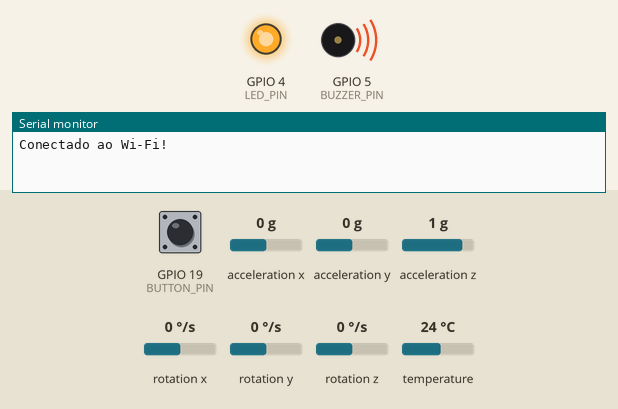
Recording of a program running on a simulated ESP32. Parts: output pins drawn as LEDs (lit = HIGH), buzzer (waves = sounding), the last lines printed to the serial monitor. Dashed ring = blinking. The inputs (shaded band) are chosen by the test bench; at power-on: GPIO 19 (BUTTON_PIN) HIGH, acceleration x 0 g, acceleration y 0 g, acceleration z 1 g, rotation x 0 °/s, rotation y 0 °/s, rotation z 0 °/s, temperature 24 °C. WiFi joins after 1.5 s; servers stay silent unless stated; EEPROM starts erased; no MQTT or app messages arrive unless stated.

Above: at 1.6 s.
At 3.9 s:
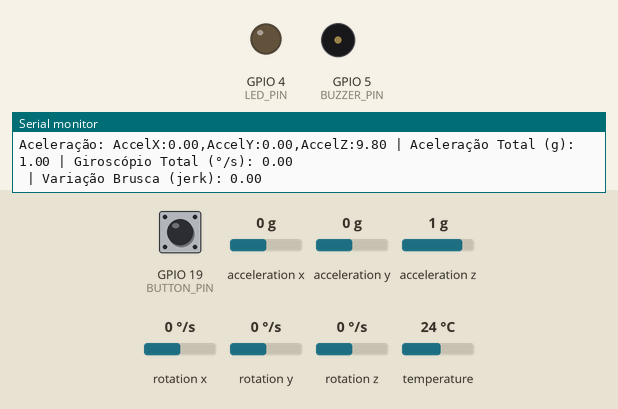
4.0 s: GPIO 19 (BUTTON_PIN) pulled LOW for 3.2 s
At 4.1 s:
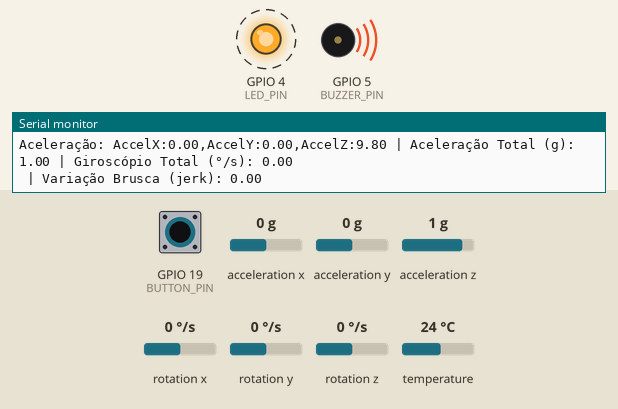
8.7 s: acceleration x set to -1.4 g
11.7 s: acceleration x set to 0.8 g
Timing chart, 0 to 14.7 s (numbered marks = the images above; inputs shaded):
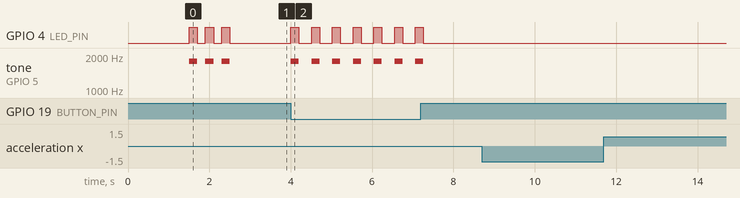

The program:

main.cpp
```cpp
#include <Wire.h>
#include <Adafruit_MPU6050.h>
#include <Adafruit_Sensor.h>
#include <WiFi.h>
#include <WiFiManager.h>
#include <PubSubClient.h>
#include <ArduinoJson.h>
#include <Preferences.h>
#include <SimpleKalmanFilter.h>
#include <math.h>

const char* mqtt_server = "maqiatto.com";  // Endereço do broker MQTT
const int mqtt_port = 1883; // Porta padrão do MQTT
const char* mqtt_user = "iago.almeida2@fatec.sp.gov.br";  // Usuario do MQTT
const char* mqtt_password = "S0gek1ng@732";  // Senha do MQTT
const char* topic_queda = "iago.almeida2@fatec.sp.gov.br/queda/alerta"; // Tópico onde os dados serão publicados
const char* serialNumber = "ESP32_001";

WiFiClient espClient;
PubSubClient client(espClient);

// Pinos para o buzzer e o LED
#define BUZZER_PIN 5
#define LED_PIN 4

// Pino do botão de emergência
#define BUTTON_PIN 19

// Variáveis para o controle de queda
bool quedaDetectada = false;
int fallCount = 0;

// Contadores para avaliação
int verdadeiroPositivo = 0;
int falsoPositivo = 0;
int verdadeiroNegativo = 0;
int falsoNegativo = 0;

// Variáveis de tempo
unsigned long lastSensorUpdate = 0; // Armazena o último tempo em que os sensores foram atualizados
unsigned long sensorUpdateInterval = 50; // Intervalo para a atualização do sensor (em milissegundos)

// Intervalo entre tentativas de reconexão
const long wifiReconnectInterval = 20000;  // Intervalo de 20 segundos para reconectar ao Wi-Fi
const long mqttReconnectInterval = 10000;  // Intervalo de 10 segundos para reconectar ao MQTT

unsigned long lastWiFiReconnectTime = 0;  // Armazena o tempo da última tentativa de reconexão Wi-Fi
unsigned long lastMQTTReconnectTime = 0;  // Armazena o tempo da última tentativa de reconexão MQTT

// Definições do intervalo de amostragem
const int sampleInterval = 100; // Intervalo de amostragem em milissegundos

// Variáveis para armazenar os valores anteriores (usadas para calcular a variação brusca)
float prevAccX = 0.0, prevAccY = 0.0, prevAccZ = 0.0;
float prevGyroX = 0.0, prevGyroY = 0.0, prevGyroZ = 0.0;

// Variáveis para armazenar os offsets dos sensores
float accOffsetX = 0.0, accOffsetY = 0.0, accOffsetZ = 0.0;
float gyroOffsetX = 0.0, gyroOffsetY = 0.0, gyroOffsetZ = 0.0;

// Limites para detecção de queda
const float fallAccelThreshold = 4.0;   // Ajuste para aceleração
const float fallGyroThreshold = 6.0;    // Ajuste para giroscópio
const float fallJerkThreshold = 100000.0; // Ajuste para jerk (mudar para um valor menor se muito sensível)

Adafruit_MPU6050 mpu;
Preferences preferences;

SimpleKalmanFilter kalmanAccX(0.05, 1.3, 0.01); // (Q, R, P)
SimpleKalmanFilter kalmanAccY(0.05, 1.3, 0.01);
SimpleKalmanFilter kalmanAccZ(0.05, 1.3, 0.01);

SimpleKalmanFilter kalmanGyroX(0.1, 0.2, 0.1);
SimpleKalmanFilter kalmanGyroY(0.1, 0.2, 0.1);
SimpleKalmanFilter kalmanGyroZ(0.1, 0.1, 0.1);

// Função para piscar o buzzer e LED
void blinkBuzzerAndLED(int times) {
  for (int i = 0; i < times; i++) {
    digitalWrite(LED_PIN, HIGH);    // Acende o LED
    tone(BUZZER_PIN, 1800);         // Emite som de 1800 Hz no buzzer
    delay(200);                     // Mantém os dois acesos por 200 ms
    digitalWrite(LED_PIN, LOW);     // Apaga o LED
    noTone(BUZZER_PIN);             // Desativa o buzzer
    delay(200);                     // Mantém os dois apagados por 200 ms
  }
}

// Função para reconectar ao MQTT
void reconnect() {
  while (!client.connected()) {
    Serial.print("Tentando conectar ao MQTT...");
    if (client.connect("ESP32_FallDetector", mqtt_user, mqtt_password)) {
      Serial.println("Conectado ao MQTT!");
    } else {
      Serial.print("Falha na conexão, rc=");
      Serial.print(client.state());
      Serial.println(" Tentando novamente em 5 segundos.");
      delay(5000);
    }
  }
}

// Função para configurar e conectar ao Wi-Fi
void setup_wifi() {
  Serial.begin(115200);

  // Conectar à rede Wi-Fi usando WiFiManager
  WiFiManager wifiManager;
  wifiManager.autoConnect("ESP32_FallDetector");

  Serial.println("Conectado ao Wi-Fi!");
  blinkBuzzerAndLED(3);  // Pisca o buzzer e LED 3 vezes quando conectado ao Wi-Fi
}

// Função para verificar a conexão Wi-Fi
void checkWiFiConnection() {
  if (WiFi.status() != WL_CONNECTED) {
    if (millis() - lastWiFiReconnectTime >= wifiReconnectInterval) {
      Serial.println("Wi-Fi desconectado! Tentando reconectar...");
      setup_wifi();  // Tenta reconectar ao Wi-Fi
      lastWiFiReconnectTime = millis();
    }
  } else {
    if (millis() - lastWiFiReconnectTime >= wifiReconnectInterval) {
      Serial.println("Wi-Fi conectado!");
      lastWiFiReconnectTime = millis();  // Atualiza o tempo da última mensagem
    }
  }
}

// Função para avaliar a detecção de queda
void evaluateFallDetection() {
  // Estruturas para armazenar os dados dos sensores
  sensors_event_t a, g, temp;
  mpu.getEvent(&a, &g, &temp); // Obtém os dados do acelerômetro e giroscópio

  // Aceleração (já em g, sem necessidade de dividir por 8192)
  float accX = a.acceleration.x - accOffsetX;
  float accY = a.acceleration.y - accOffsetY;
  float accZ = a.acceleration.z - accOffsetZ;

  // Cálculo de rotação do giroscópio (já em °/s, sem necessidade de dividir por 65.5)
  float gyroX = g.gyro.x - gyroOffsetX;
  float gyroY = g.gyro.y - gyroOffsetY;
  float gyroZ = g.gyro.z - gyroOffsetZ;


  // Aplica o filtro de Kalman no acelerômetro
  accX = kalmanAccX.updateEstimate(accX);
  accY = kalmanAccY.updateEstimate(accY);
  accZ = kalmanAccZ.updateEstimate(accZ);

  // Aplica o filtro de Kalman no giroscópio
  gyroX = kalmanGyroX.updateEstimate(gyroX);
  gyroY = kalmanGyroY.updateEstimate(gyroY);
  gyroZ = kalmanGyroZ.updateEstimate(gyroZ);

  // Cálculo da variação brusca (jerk) para detecção de queda
  float jerkX = (accX - prevAccX) / (sampleInterval / 1000.0);  // Variação de aceleração no eixo X
  float jerkY = (accY - prevAccY) / (sampleInterval / 1000.0);  // Variação de aceleração no eixo Y
  float jerkZ = (accZ - prevAccZ) / (sampleInterval / 1000.0);  // Variação de aceleração no eixo Z
  float jerkTotal = jerkX * jerkX + jerkY * jerkY + jerkZ * jerkZ;  // Magnitude total do jerk

  // Cálculo da aceleração total (magnitude)
  float accelTotal = sqrt(accX * accX + accY * accY + accZ * accZ) / 9.81;

  // Cálculo da rotação total do giroscópio (magnitude)
  float gyroTotal = sqrt(gyroX * gyroX + gyroY * gyroY + gyroZ * gyroZ);

  // Imprime os dados do acelerômetro e giroscópio no monitor serial
  Serial.print("Aceleração: ");

  Serial.print("AccelX:");
  Serial.print(accX);
  Serial.print(",");
  Serial.print("AccelY:");
  Serial.print(accY);
  Serial.print(",");
  Serial.print("AccelZ:");
  Serial.print(accZ);


  // Serial.print(" | Giroscópio: ");

  // Serial.print("GyroX:");
  // Serial.print(gyroX);
  // Serial.print(",");
  // Serial.print("GyroY:");
  // Serial.print(gyroY);
  // Serial.print(",");
  // Serial.print("GyroZ:");
  // Serial.print(gyroZ);
  // Serial.println("");

  Serial.print(" | Aceleração Total (g): ");
  Serial.print(accelTotal);
  Serial.print(" | Giroscópio Total (°/s): ");
  Serial.println(gyroTotal);
  Serial.print(" | Variação Brusca (jerk): ");
  Serial.println(jerkTotal);

  // Verificação de queda
  if (accelTotal > fallAccelThreshold && gyroTotal > fallGyroThreshold && jerkTotal > fallJerkThreshold) {
    if (!quedaDetectada) {
      Serial.println("Queda detectada!");
      quedaDetectada = true;
      blinkBuzzerAndLED(2);
      fallCount++;
      sendEventToAPI("queda", true, false, accX, accY, accZ, gyroX, gyroY, gyroZ);
      Serial.println("Status enviado!");
    }
  } else {
    quedaDetectada = false;  // Reseta a detecção
  }

  // Atualiza os valores anteriores de aceleração e giroscópio
  prevAccX = accX;
  prevAccY = accY;
  prevAccZ = accZ;
  prevGyroX = gyroX;
  prevGyroY = gyroY;
  prevGyroZ = gyroZ;
}


// Função para enviar dados para o API MQTT (usada para queda e emergência)
void sendEventToAPI(const String& eventType, bool isFall, bool isImpact,
                    float ax, float ay, float az,
                    float gx, float gy, float gz) {

  if (!client.connected()) {
    Serial.println("MQTT não está conectado. Tentando reconectar...");
    reconnect();
    if (!client.connected()) {
      Serial.println("Falha ao conectar ao MQTT, não será possível enviar dados.");
      return;
    }
  }

  unsigned long currentMillis = millis();
  if (currentMillis - lastMQTTReconnectTime >= 5000) {
    StaticJsonDocument<256> doc;
    doc["serial_number"] = "ESP32_001";
    doc["event_type"] = eventType;
    doc["is_fall"] = isFall;
    doc["is_impact"] = isImpact;

    JsonObject acceleration = doc.createNestedObject("acceleration");
    acceleration["ax"] = ax;
    acceleration["ay"] = ay;
    acceleration["az"] = az;

    JsonObject gyroscope = doc.createNestedObject("gyroscope");
    gyroscope["gx"] = gx;
    gyroscope["gy"] = gy;
    gyroscope["gz"] = gz;

    String output;
    serializeJson(doc, output);

    int attempts = 0;
    bool published = false;
    while (attempts < 3 && !published) {
      if (client.publish(topic_queda, output.c_str())) {
        Serial.println("Dados enviados com sucesso!");
        lastMQTTReconnectTime = currentMillis;
        published = true;
      } else {
        Serial.print("Falha ao enviar dados. Tentativa: ");
        Serial.println(attempts + 1);
        attempts++;
        delay(1000);
      }
    }

    if (!published) {
      Serial.println("Falha ao enviar dados após várias tentativas.");
    }
  }
}

// Função para verificar o botão de emergência
void checkEmergencyButton() {
  unsigned long currentMillis = millis();
  static unsigned long lastButtonPressTime = 0;

  if (digitalRead(BUTTON_PIN) == LOW && (currentMillis - lastButtonPressTime) > 500) {
    lastButtonPressTime = currentMillis;
    blinkBuzzerAndLED(1);
    sendEventToAPI("emergencia", false, false, 0, 0, 0, 0, 0, 0);
  }
}

  // void calibrateSensors() {
  //   sensors_event_t a, g, temp;
  //   int samples = 100;

  //   for (int i = 0; i < samples; i++) {
  //       mpu.getEvent(&a, &g, &temp);
  //       accOffsetX += a.acceleration.x;
  //       accOffsetY += a.acceleration.y;
  //       accOffsetZ += (a.acceleration.z - 9.81);
  //       gyroOffsetX += g.gyro.x;
  //       gyroOffsetY += g.gyro.y;
  //       gyroOffsetZ += g.gyro.z;
  //       delay(10);
  //   }

  //   accOffsetX /= samples;
  //   accOffsetY /= samples;
  //   accOffsetZ /= samples;
  //   gyroOffsetX /= samples;
  //   gyroOffsetY /= samples;
  //   gyroOffsetZ /= samples;

  //   //Salvar os offsets na memória Flash (Preferences)
  //   preferences.begin("calibration", false);  // "calibration" é o namespace
  //   preferences.putFloat("accOffsetX", accOffsetX);
  //   preferences.putFloat("accOffsetY", accOffsetY);
  //   preferences.putFloat("accOffsetZ", accOffsetZ);
  //   preferences.putFloat("gyroOffsetX", gyroOffsetX);
  //   preferences.putFloat("gyroOffsetY", gyroOffsetY);
  //   preferences.putFloat("gyroOffsetZ", gyroOffsetZ);
  //   preferences.end();  // Finaliza o uso do namespace

  //   Serial.println("Calibração salva na memória Flash!");

  // }

  void loadCalibrationData() {
    preferences.begin("calibration", true);  // Abre o armazenamento de preferências para leitura
    // Carrega os valores de offsets ou usa 0.0 como valor padrão se não existirem
    accOffsetX = preferences.getFloat("accOffsetX", 0.0);
    accOffsetY = preferences.getFloat("accOffsetY", 0.0);
    accOffsetZ = preferences.getFloat("accOffsetZ", 0.0);
    gyroOffsetX = preferences.getFloat("gyroOffsetX", 0.0);
    gyroOffsetY = preferences.getFloat("gyroOffsetY", 0.0);
    gyroOffsetZ = preferences.getFloat("gyroOffsetZ", 0.0);
    preferences.end();  // Fecha o armazenamento de preferências
    Serial.println("Dados de calibração carregados.");
  }

// Função de inicialização do MPU6050
bool initializeMPU() {
    if (!mpu.begin()) {
        // Se falhar na inicialização, retorna false
        return false;
    }
    // Configuração do acelerômetro e giroscópio
    mpu.setAccelerometerRange(MPU6050_RANGE_4_G);  // Faixa de aceleração ±4G
    mpu.setGyroRange(MPU6050_RANGE_500_DEG);       // Faixa de giroscópio ±500°/s

    // Configuração do filtro passa-alta
    mpu.setHighPassFilter(MPU6050_HIGHPASS_0_63_HZ);
    mpu.setMotionDetectionThreshold(1); // Detecta movimento com limiar baixo (sensível)
    mpu.setMotionDetectionDuration(20); // O movimento deve durar 20ms
    mpu.setInterruptPinLatch(true);     // Interrupção latente (permanece até ser reiniciada)
    mpu.setInterruptPinPolarity(true);  // Polaridade da interrupção
    mpu.setMotionInterrupt(true);       // Habilita interrupção por movimento
    Serial.println("MPU6050 configurado!");

    // calibrateSensors();
    loadCalibrationData();
    Serial.println("Calibração concluída!");

    return true;  // Retorna true se a inicialização for bem-sucedida
}

void setup() {
  Serial.begin(115200);
  pinMode(BUZZER_PIN, OUTPUT);
  pinMode(LED_PIN, OUTPUT);
  pinMode(BUTTON_PIN, INPUT_PULLUP);
  Wire.begin();
  setup_wifi();

  // Tenta inicializar o MPU6050
  if (!initializeMPU()) {
      Serial.println("Falha ao iniciar o MPU6050. Reiniciando...");
      delay(2000);  // Aguarda 2 segundos antes de reiniciar
      ESP.restart(); // Reinicia o ESP32
  }


  Serial.println("Configuração concluída!");

  client.setServer(mqtt_server, mqtt_port);
  // client.setCallback(callback);
}

void loop() {
  checkWiFiConnection();

  if (!client.connected()) {
    reconnect();
  }
  client.loop();

  unsigned long currentMillis = millis();
    if (currentMillis - lastSensorUpdate >= sensorUpdateInterval) {
        // Avaliar a detecção de queda
        evaluateFallDetection();
        lastSensorUpdate = currentMillis;
        // calculatePerformanceMetrics();
    }

  // Verificar botão de emergência
  checkEmergencyButton();
  yield();
}
```

Measured:
- after the input at 4.0 s, GPIO 4 (LED_PIN): alternates HIGH for 0.20 s and LOW for 0.31 s, 14 changes in all, then stays LOW, starting at once; tone on GPIO 5 (BUZZER_PIN): alternates 1800 Hz for 0.20 s and silent for 0.31 s, 14 changes in all, then stays silent, starting at once
